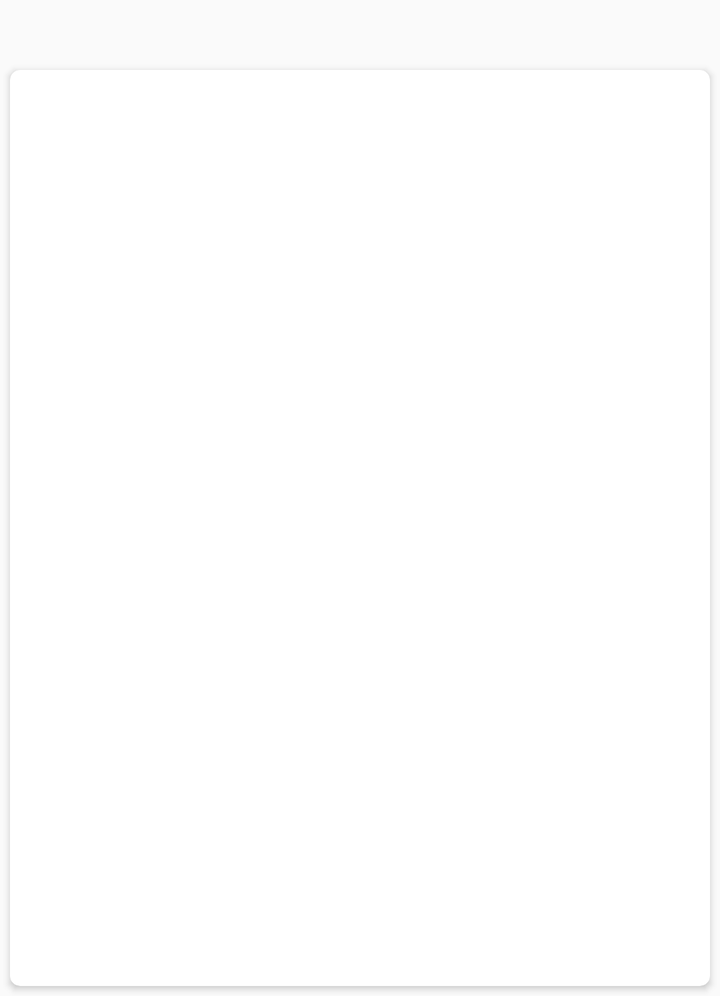
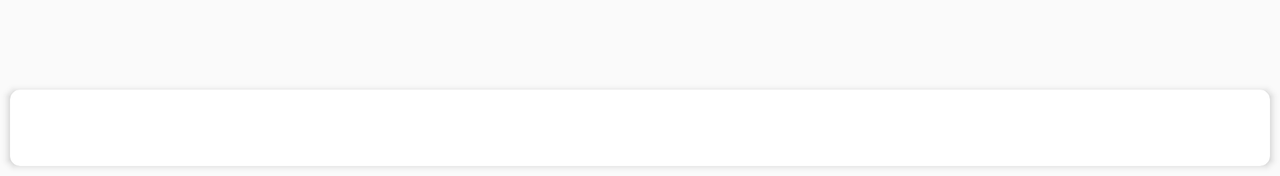

Two renders of one Android screen. The first uses the default layout on a phone; the second uses the alternative layout the repository ships for a different screen configuration, on a matching device. The two XML files are below.
<!-- AndroidManifest.xml: application theme AppTheme -->
<!-- res/layout/card_layout.xml -->
<?xml version="1.0" encoding="utf-8"?>
<LinearLayout xmlns:android="http://schemas.android.com/apk/res/android"
              xmlns:card_view="http://schemas.android.com/apk/res-auto"
              xmlns:tools="http://schemas.android.com/tools"
              android:layout_width="match_parent"
              android:layout_height="wrap_content"
              android:orientation="vertical"
              android:layout_marginTop="@dimen/margin_layout"

>

    <android.support.v7.widget.CardView
        android:id="@+id/view"
        android:layout_width="match_parent"
        android:layout_height="match_parent"
        android:layout_gravity="center"
        android:layout_margin="@dimen/card_margin"
        android:elevation="@dimen/card_elevation"
        card_view:cardCornerRadius="@dimen/card_album_radius">

        <RelativeLayout
            android:layout_width="match_parent"
            android:layout_height="match_parent"
        >


            <ImageView
                android:id="@+id/imgCard"
                android:layout_width="match_parent"
                android:layout_height="@dimen/img_height"
                android:scaleType="fitXY"

            />
            <TextView
                android:id="@+id/txtCard"
                android:layout_width="match_parent"
                android:layout_height="wrap_content"
                android:layout_below="@id/imgCard"
                android:paddingLeft="@dimen/title_padding"
                android:paddingRight="@dimen/title_padding"
                android:paddingTop="@dimen/title_padding"
                android:textColor="@color/colorGrey"
                android:textSize="@dimen/title"
                android:textStyle="bold"/>


        </RelativeLayout>

    </android.support.v7.widget.CardView>

</LinearLayout>
<!-- resources referenced by this layout -->
<resources>
  <color name="colorGrey">#4c4c4c</color>
  <dimen name="card_album_radius">5dp</dimen>
  <dimen name="card_elevation">10dp</dimen>
  <dimen name="card_margin">5dp</dimen>
  <dimen name="img_height">420dp</dimen>
  <dimen name="margin_layout">30dp</dimen>
  <dimen name="title">18sp</dimen>
  <dimen name="title_padding">14dp</dimen>
  <style name="AppTheme" parent="AppTheme.Base">
  
      </style>
  <style name="AppTheme.Base" parent="Theme.AppCompat.Light.NoActionBar">
          
          <item name="colorPrimary">@color/colorPrimary</item>
          <item name="colorPrimaryDark">@color/colorPrimaryDark</item>
          <item name="colorAccent">@color/colorAccent</item>
      </style>
  <color name="colorPrimary">#F44336</color>
  <color name="colorPrimaryDark">#D32F2F</color>
  <color name="colorAccent">#9E9E9E</color>
</resources>
<!-- res/layout-land/card_layout.xml (the repository's variant of the layout above) -->
<!-- drawn on the phone turned sideways -->
<?xml version="1.0" encoding="utf-8"?>
<LinearLayout xmlns:android="http://schemas.android.com/apk/res/android"
              xmlns:card_view="http://schemas.android.com/apk/res-auto"
              xmlns:tools="http://schemas.android.com/tools"
              android:layout_width="wrap_content"
              android:layout_height="wrap_content"
              android:orientation="vertical"
              android:layout_marginTop="40dp"

>

    <android.support.v7.widget.CardView
        android:id="@+id/view"
        android:layout_width="match_parent"
        android:layout_height="match_parent"
        android:layout_gravity="center"
        android:layout_margin="@dimen/card_margin"
        android:elevation="@dimen/card_elevation"
        card_view:cardCornerRadius="@dimen/card_album_radius">

        <RelativeLayout
            android:layout_width="match_parent"
            android:layout_height="wrap_content"
        >


            <ImageView
                android:id="@+id/imgCard"
                android:layout_width="match_parent"
                android:layout_height="wrap_content"
                android:scaleType="fitXY"

                android:layout_alignParentTop="true"/>
            <TextView
                android:id="@+id/txtCard"
                android:layout_width="match_parent"
                android:layout_height="wrap_content"
                android:layout_below="@id/imgCard"
                android:paddingLeft="@dimen/title_padding"
                android:paddingRight="@dimen/title_padding"
                android:paddingTop="@dimen/title_padding"
                android:textColor="@color/colorGrey"
                android:textSize="@dimen/title"
                android:textStyle="bold"/>


        </RelativeLayout>

    </android.support.v7.widget.CardView>

</LinearLayout>
<!-- resources referenced by the variant -->
<!-- as the phone turned sideways resolves them -->
<resources>
  <color name="colorGrey">#4c4c4c</color>
  <dimen name="card_album_radius">5dp</dimen>
  <dimen name="card_elevation">10dp</dimen>
  <dimen name="card_margin">5dp</dimen>
  <dimen name="title">18sp</dimen>
  <dimen name="title_padding">14dp</dimen>
  <style name="AppTheme" parent="AppTheme.Base">
  
      </style>
  <style name="AppTheme.Base" parent="Theme.AppCompat.Light.NoActionBar">
          
          <item name="colorPrimary">@color/colorPrimary</item>
          <item name="colorPrimaryDark">@color/colorPrimaryDark</item>
          <item name="colorAccent">@color/colorAccent</item>
      </style>
  <color name="colorPrimary">#F44336</color>
  <color name="colorPrimaryDark">#D32F2F</color>
  <color name="colorAccent">#9E9E9E</color>
</resources>
